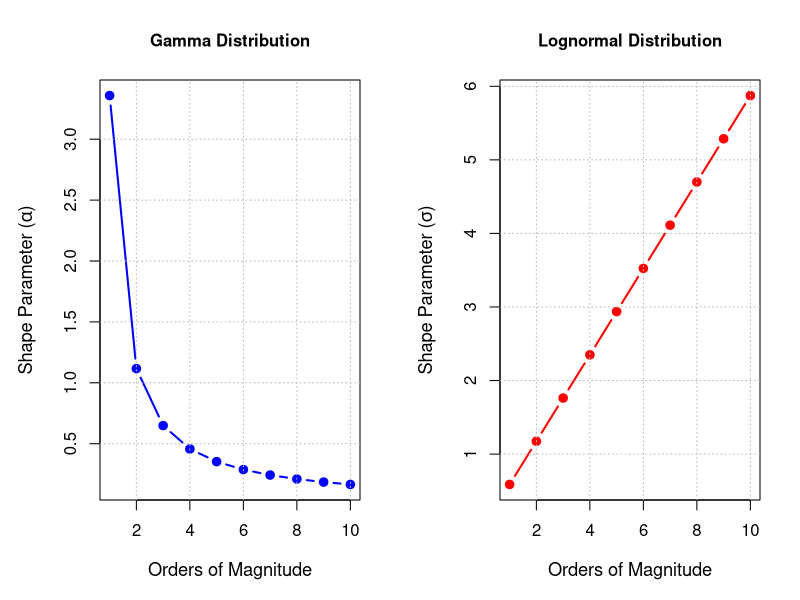

This chart was generated by the following R code:
# Rscript to find shape parameters for Gamma and Lognormal distributions
# as a function of order of magnitude span
# Authors: Basanta Khakurel

# Function to find Gamma shape parameter for a given order of magnitude
find_gamma_shape_for_order <- function(order_of_magnitude) {
  objective <- function(shape) {
    rate <- shape
    q025 <- qgamma(0.025, shape = shape, rate = rate)
    q975 <- qgamma(0.975, shape = shape, rate = rate)
    ratio <- q975 / q025
    target_ratio <- 10^order_of_magnitude
    return((ratio - target_ratio)^2)
  }
  result <- optimize(objective, interval = c(0.01, 100))
  return(result$minimum)
}

# Function to find Lognormal sigma parameter for a given order of magnitude
find_lognormal_sigma_for_order <- function(order_of_magnitude) {
  objective <- function(sigma) {
    mu <- -0.5 * sigma^2
    q025 <- qlnorm(0.025, meanlog = mu, sdlog = sigma)
    q975 <- qlnorm(0.975, meanlog = mu, sdlog = sigma)
    ratio <- q975 / q025
    target_ratio <- 10^order_of_magnitude
    return((ratio - target_ratio)^2)
  }
  result <- optimize(objective, interval = c(0.01, 10))
  return(result$minimum)
}

orders_of_magnitude <- 1:10

cat("Calculating optimal parameters for each order of magnitude...\n")

gamma_shapes <- sapply(orders_of_magnitude, find_gamma_shape_for_order)
lognormal_sigmas <- sapply(orders_of_magnitude, find_lognormal_sigma_for_order)

# Print in console
cat("\nResults:\n")
cat(paste(rep("=", 60), collapse = ""), "\n")
for (i in seq_along(orders_of_magnitude)) {
  cat(sprintf(
    "Orders of Magnitude: %2d | Gamma Shape: %7.4f | Lognormal Sigma: %7.4f\n",
    orders_of_magnitude[i], gamma_shapes[i], lognormal_sigmas[i]
  ))
}
cat(paste(rep("=", 60), collapse = ""), "\n")

# Create plot (comment this if plot is not wanted)
cairo_pdf("figures/order_of_magnitude_parameters.pdf", width = 10, height = 5)
par(mfrow = c(1, 2), mar = c(5, 5, 4, 2))

# Plot Gamma
plot(orders_of_magnitude, gamma_shapes,
  type = "b", pch = 19, col = "blue", lwd = 2,
  xlab = "Orders of Magnitude", ylab = expression("Shape Parameter (" * alpha * ")"),
  main = "Gamma Distribution",
  cex.main = 1, cex.lab = 1.1, cex.axis = 1
)
grid(col = "gray", lty = "dotted")

# Plot Lognormal
plot(orders_of_magnitude, lognormal_sigmas,
  type = "b", pch = 19, col = "red", lwd = 2,
  xlab = "Orders of Magnitude", ylab = expression("Shape Parameter (" * sigma * ")"),
  main = "Lognormal Distribution",
  cex.main = 1, cex.lab = 1.1, cex.axis = 1
)
grid(col = "gray", lty = "dotted")

dev.off()
# Reset plot parameters
par(mfrow = c(1, 1))

cat("\nPlot created successfully!\n")
